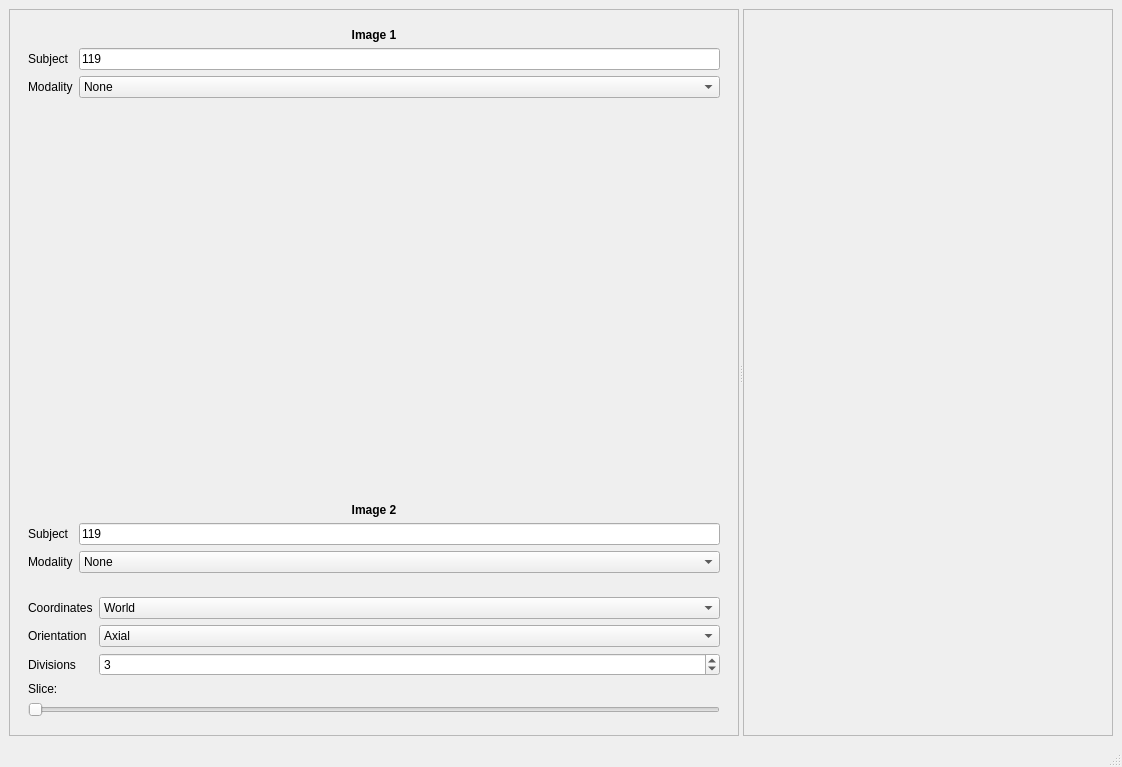
<?xml version="1.0" encoding="UTF-8"?>
<ui version="4.0">
 <class>check_reg_app</class>
 <widget class="QMainWindow" name="check_reg_app">
  <property name="geometry">
   <rect>
    <x>0</x>
    <y>0</y>
    <width>1122</width>
    <height>767</height>
   </rect>
  </property>
  <property name="windowTitle">
   <string>Braviz Check Registration</string>
  </property>
  <widget class="QWidget" name="centralwidget">
   <layout class="QHBoxLayout" name="horizontalLayout">
    <item>
     <widget class="QSplitter" name="splitter">
      <property name="orientation">
       <enum>Qt::Horizontal</enum>
      </property>
      <widget class="QFrame" name="control_frame">
       <property name="frameShape">
        <enum>QFrame::StyledPanel</enum>
       </property>
       <property name="frameShadow">
        <enum>QFrame::Raised</enum>
       </property>
       <layout class="QVBoxLayout" name="verticalLayout">
        <item>
         <widget class="QFrame" name="frame">
          <property name="frameShape">
           <enum>QFrame::NoFrame</enum>
          </property>
          <property name="frameShadow">
           <enum>QFrame::Raised</enum>
          </property>
          <layout class="QFormLayout" name="formLayout">
           <property name="fieldGrowthPolicy">
            <enum>QFormLayout::AllNonFixedFieldsGrow</enum>
           </property>
           <item row="0" column="0" colspan="2">
            <widget class="QLabel" name="label">
             <property name="font">
              <font>
               <weight>75</weight>
               <bold>true</bold>
              </font>
             </property>
             <property name="text">
              <string>Image 1</string>
             </property>
             <property name="alignment">
              <set>Qt::AlignCenter</set>
             </property>
            </widget>
           </item>
           <item row="1" column="0">
            <widget class="QLabel" name="label_2">
             <property name="text">
              <string>Subject</string>
             </property>
            </widget>
           </item>
           <item row="1" column="1">
            <widget class="QLineEdit" name="subj1">
             <property name="text">
              <string>119</string>
             </property>
            </widget>
           </item>
           <item row="2" column="0">
            <widget class="QLabel" name="label_3">
             <property name="text">
              <string>Modality</string>
             </property>
            </widget>
           </item>
           <item row="2" column="1">
            <widget class="QComboBox" name="mod1">
             <item>
              <property name="text">
               <string>None</string>
              </property>
             </item>
             <item>
              <property name="text">
               <string>MRI</string>
              </property>
             </item>
             <item>
              <property name="text">
               <string>FA</string>
              </property>
             </item>
             <item>
              <property name="text">
               <string>MD</string>
              </property>
             </item>
             <item>
              <property name="text">
               <string>DTI</string>
              </property>
             </item>
             <item>
              <property name="text">
               <string>APARC</string>
              </property>
             </item>
             <item>
              <property name="text">
               <string>WMPARC</string>
              </property>
             </item>
            </widget>
           </item>
           <item row="5" column="0" colspan="2">
            <widget class="QLabel" name="label_5">
             <property name="font">
              <font>
               <weight>75</weight>
               <bold>true</bold>
              </font>
             </property>
             <property name="text">
              <string>Image 2</string>
             </property>
             <property name="alignment">
              <set>Qt::AlignCenter</set>
             </property>
            </widget>
           </item>
           <item row="6" column="0">
            <widget class="QLabel" name="label_7">
             <property name="text">
              <string>Subject</string>
             </property>
            </widget>
           </item>
           <item row="6" column="1">
            <widget class="QLineEdit" name="subj2">
             <property name="text">
              <string>119</string>
             </property>
            </widget>
           </item>
           <item row="7" column="0">
            <widget class="QLabel" name="label_8">
             <property name="text">
              <string>Modality</string>
             </property>
            </widget>
           </item>
           <item row="7" column="1">
            <widget class="QComboBox" name="mod2">
             <item>
              <property name="text">
               <string>None</string>
              </property>
             </item>
             <item>
              <property name="text">
               <string>MRI</string>
              </property>
             </item>
             <item>
              <property name="text">
               <string>FA</string>
              </property>
             </item>
             <item>
              <property name="text">
               <string>MD</string>
              </property>
             </item>
             <item>
              <property name="text">
               <string>DTI</string>
              </property>
             </item>
             <item>
              <property name="text">
               <string>APARC</string>
              </property>
             </item>
             <item>
              <property name="text">
               <string>WMPARC</string>
              </property>
             </item>
            </widget>
           </item>
           <item row="4" column="0">
            <spacer name="verticalSpacer">
             <property name="orientation">
              <enum>Qt::Vertical</enum>
             </property>
             <property name="sizeHint" stdset="0">
              <size>
               <width>20</width>
               <height>40</height>
              </size>
             </property>
            </spacer>
           </item>
          </layout>
         </widget>
        </item>
        <item>
         <widget class="QFrame" name="frame_2">
          <property name="frameShape">
           <enum>QFrame::NoFrame</enum>
          </property>
          <property name="frameShadow">
           <enum>QFrame::Raised</enum>
          </property>
          <layout class="QFormLayout" name="formLayout_2">
           <item row="0" column="0">
            <widget class="QLabel" name="label_9">
             <property name="text">
              <string>Coordinates</string>
             </property>
            </widget>
           </item>
           <item row="1" column="0">
            <widget class="QLabel" name="label_10">
             <property name="text">
              <string>Orientation</string>
             </property>
            </widget>
           </item>
           <item row="0" column="1">
            <widget class="QComboBox" name="coords_combo">
             <item>
              <property name="text">
               <string>World</string>
              </property>
             </item>
             <item>
              <property name="text">
               <string>Talairach</string>
              </property>
             </item>
             <item>
              <property name="text">
               <string>Dartel</string>
              </property>
             </item>
            </widget>
           </item>
           <item row="1" column="1">
            <widget class="QComboBox" name="orientation_combo">
             <item>
              <property name="text">
               <string>Axial</string>
              </property>
             </item>
             <item>
              <property name="text">
               <string>Coronal</string>
              </property>
             </item>
             <item>
              <property name="text">
               <string>Sagital</string>
              </property>
             </item>
            </widget>
           </item>
           <item row="2" column="0">
            <widget class="QLabel" name="label_11">
             <property name="text">
              <string>Divisions</string>
             </property>
            </widget>
           </item>
           <item row="2" column="1">
            <widget class="QSpinBox" name="divisions_box">
             <property name="value">
              <number>3</number>
             </property>
            </widget>
           </item>
           <item row="3" column="0">
            <widget class="QLabel" name="label_12">
             <property name="text">
              <string>Slice:</string>
             </property>
            </widget>
           </item>
           <item row="4" column="0" colspan="2">
            <widget class="QSlider" name="slice_slider">
             <property name="orientation">
              <enum>Qt::Horizontal</enum>
             </property>
            </widget>
           </item>
          </layout>
         </widget>
        </item>
       </layout>
      </widget>
      <widget class="QFrame" name="vtk_frame">
       <property name="frameShape">
        <enum>QFrame::StyledPanel</enum>
       </property>
       <property name="frameShadow">
        <enum>QFrame::Raised</enum>
       </property>
      </widget>
     </widget>
    </item>
   </layout>
  </widget>
  <widget class="QMenuBar" name="menubar">
   <property name="geometry">
    <rect>
     <x>0</x>
     <y>0</y>
     <width>1122</width>
     <height>27</height>
    </rect>
   </property>
  </widget>
  <widget class="QStatusBar" name="statusbar"/>
 </widget>
 <resources/>
 <connections/>
</ui>
